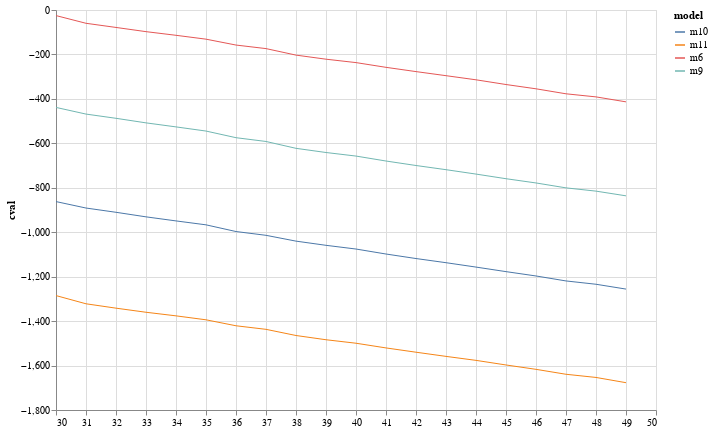

This figure's notebook cell:
### Code cell
width = 600
height = 400
c = alt.Chart(scrldf).mark_line(
    strokeWidth = 1,
    ).encode(
    alt.X('t:Q', title=None),
    alt.Y('cval:Q'),
    alt.Color('model')
    ).properties(width=width, height=height).interactive()
c

### Figure 1 — Vega-Lite specification as saved in the notebook (floating-point values rounded to 4 significant figures)
{"config": {"view": {"continuousWidth": 400, "continuousHeight": 300}}, "data": {"name": "data-5e79516d09aeada95aa788842b2c4a7d"}, "mark": {"type": "line", "strokeWidth": 1}, "encoding": {"color": {"type": "nominal", "field": "model"}, "x": {"type": "quantitative", "field": "t", "title": null}, "y": {"type": "quantitative", "field": "cval"}}, "height": 400, "selection": {"selector002": {"type": "interval", "bind": "scales", "encodings": ["x", "y"]}}, "width": 600, "$schema": "https://vega.github.io/schema/vega-lite/v4.8.1.json", "datasets": {"data-5e79516d09aeada95aa788842b2c4a7d": [{"t": 30, "model": "m6", "value": -25.14, "cval": -25.14}, {"t": 31, "model": "m6", "value": -34.64, "cval": -59.79}, {"t": 32, "model": "m6", "value": -18.75, "cval": -78.53}, {"t": 33, "model": "m6", "value": -18.92, "cval": -97.45}, {"t": 34, "model": "m6", "value": -16.39, "cval": -113.8}, {"t": 35, "model": "m6", "value": -17.4, "cval": -131.2}, {"t": 36, "model": "m6", "value": -26.52, "cval": -157.8}, {"t": 37, "model": "m6", "value": -15.96, "cval": -173.7}, {"t": 38, "model": "m6", "value": -29.33, "cval": -203.1}, {"t": 39, "model": "m6", "value": -18.34, "cval": -221.4}, {"t": 40, "model": "m6", "value": -15.3, "cval": -236.7}, {"t": 41, "model": "m6", "value": -21.31, "cval": -258.0}, {"t": 42, "model": "m6", "value": -19.16, "cval": -277.2}, {"t": 43, "model": "m6", "value": -18.39, "cval": -295.6}, {"t": 44, "model": "m6", "value": -18.54, "cval": -314.1}, {"t": 45, "model": "m6", "value": -21.21, "cval": -335.3}, {"t": 46, "model": "m6", "value": -19.3, "cval": -354.6}, {"t": 47, "model": "m6", "value": -22.52, "cval": -377.1}, {"t": 48, "model": "m6", "value": -13.89, "cval": -391.0}, {"t": 49, "model": "m6", "value": -22.3, "cval": -413.3}, {"t": 30, "model": "m9", "value": -25.06, "cval": -438.4}, {"t": 31, "model": "m9", "value": -30.0, "cval": -468.4}, {"t": 32, "model": "m9", "value": -18.95, "cval": -487.3}, {"t": 33, "model": "m9", "value": -20.58, "cval": -507.9}, {"t": 34, "model": "m9", "value": -18.1, "cval": -526.0}, {"t": 35, "model": "m9", "value": -18.71, "cval": -544.7}, {"t": 36, "model": "m9", "value": -29.91, "cval": -574.6}, {"t": 37, "model": "m9", "value": -17.01, "cval": -591.7}, {"t": 38, "model": "m9", "value": -30.86, "cval": -622.5}, {"t": 39, "model": "m9", "value": -18.8, "cval": -641.3}, {"t": 40, "model": "m9", "value": -15.98, "cval": -657.3}, {"t": 41, "model": "m9", "value": -22.28, "cval": -679.6}, {"t": 42, "model": "m9", "value": -20.24, "cval": -699.8}, {"t": 43, "model": "m9", "value": -18.72, "cval": -718.5}, {"t": 44, "model": "m9", "value": -19.88, "cval": -738.4}, {"t": 45, "model": "m9", "value": -20.8, "cval": -759.2}, {"t": 46, "model": "m9", "value": -19.12, "cval": -778.3}, {"t": 47, "model": "m9", "value": -22.06, "cval": -800.4}, {"t": 48, "model": "m9", "value": -14.71, "cval": -815.1}, {"t": 49, "model": "m9", "value": -21.2, "cval": -836.3}, {"t": 30, "model": "m10", "value": -25.83, "cval": -862.1}, {"t": 31, "model": "m10", "value": -29.05, "cval": -891.2}, {"t": 32, "model": "m10", "value": -19.17, "cval": -910.3}, {"t": 33, "model": "m10", "value": -20.52, "cval": -930.9}, {"t": 34, "model": "m10", "value": -18.28, "cval": -949.1}, {"t": 35, "model": "m10", "value": -17.64, "cval": -966.8}, {"t": 36, "model": "m10", "value": -30.13, "cval": -996.9}, {"t": 37, "model": "m10", "value": -17.04, "cval": -1014.0}, {"t": 38, "model": "m10", "value": -26.19, "cval": -1040.0}, {"t": 39, "model": "m10", "value": -18.84, "cval": -1059.0}, {"t": 40, "model": "m10", "value": -16.73, "cval": -1076.0}, {"t": 41, "model": "m10", "value": -22.37, "cval": -1098.0}, {"t": 42, "model": "m10", "value": -20.37, "cval": -1118.0}, {"t": 43, "model": "m10", "value": -18.67, "cval": -1137.0}, {"t": 44, "model": "m10", "value": -19.8, "cval": -1157.0}, {"t": 45, "model": "m10", "value": -20.43, "cval": -1177.0}, {"t": 46, "model": "m10", "value": -19.56, "cval": -1197.0}, {"t": 47, "model": "m10", "value": -22.33, "cval": -1219.0}, {"t": 48, "model": "m10", "value": -14.91, "cval": -1234.0}, {"t": 49, "model": "m10", "value": -21.77, "cval": -1256.0}, {"t": 30, "model": "m11", "value": -29.23, "cval": -1285.0}, {"t": 31, "model": "m11", "value": -36.92, "cval": -1322.0}, {"t": 32, "model": "m11", "value": -19.64, "cval": -1342.0}, {"t": 33, "model": "m11", "value": -18.49, "cval": -1360.0}, {"t": 34, "model": "m11", "value": -16.15, "cval": -1376.0}, {"t": 35, "model": "m11", "value": -17.77, "cval": -1394.0}, {"t": 36, "model": "m11", "value": -26.89, "cval": -1421.0}, {"t": 37, "model": "m11", "value": -16.04, "cval": -1437.0}, {"t": 38, "model": "m11", "value": -27.74, "cval": -1465.0}, {"t": 39, "model": "m11", "value": -19.04, "cval": -1484.0}, {"t": 40, "model": "m11", "value": -15.67, "cval": -1500.0}, {"t": 41, "model": "m11", "value": -21.19, "cval": -1521.0}, {"t": 42, "model": "m11", "value": -19.23, "cval": -1540.0}, {"t": 43, "model": "m11", "value": -18.78, "cval": -1559.0}, {"t": 44, "model": "m11", "value": -17.97, "cval": -1577.0}, {"t": 45, "model": "m11", "value": -20.75, "cval": -1597.0}, {"t": 46, "model": "m11", "value": -19.56, "cval": -1617.0}, {"t": 47, "model": "m11", "value": -22.23, "cval": -1639.0}, {"t": 48, "model": "m11", "value": -14.27, "cval": -1653.0}, {"t": 49, "model": "m11", "value": -23.61, "cval": -1677.0}]}}
